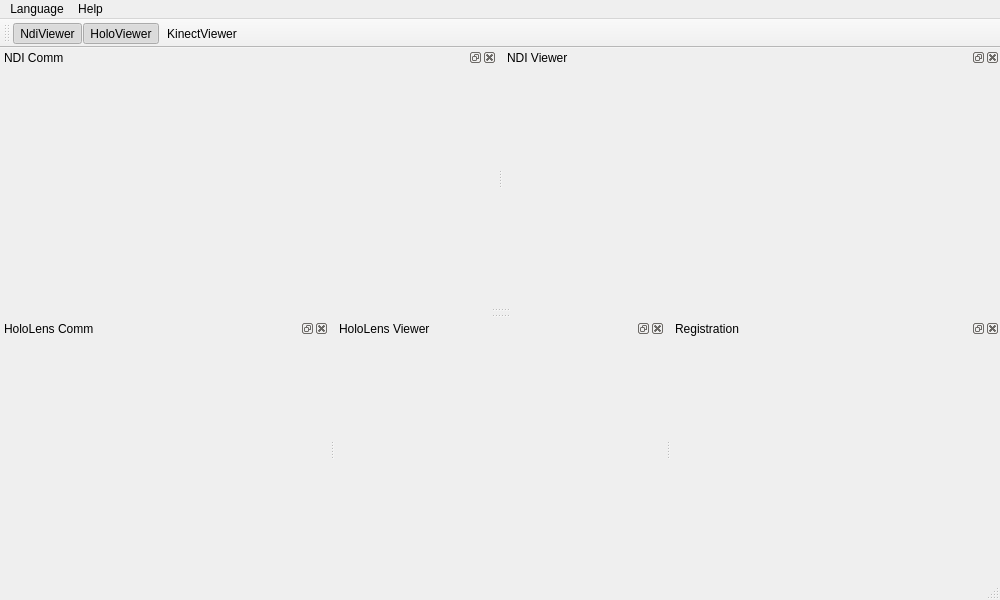
<?xml version="1.0" encoding="UTF-8"?>
<ui version="4.0">
 <class>MainWindow</class>
 <widget class="QMainWindow" name="MainWindow">
  <property name="geometry">
   <rect>
    <x>0</x>
    <y>0</y>
    <width>1000</width>
    <height>600</height>
   </rect>
  </property>
  <property name="windowTitle">
   <string>Motion Viewer</string>
  </property>
  <property name="windowIcon">
   <iconset resource="resources.qrc">
    <normaloff>:/icon/res/viewer.ico</normaloff>:/icon/res/viewer.ico</iconset>
  </property>
  <widget class="QWidget" name="centralWidget">
   <property name="maximumSize">
    <size>
     <width>0</width>
     <height>0</height>
    </size>
   </property>
  </widget>
  <widget class="QMenuBar" name="menuBar">
   <property name="geometry">
    <rect>
     <x>0</x>
     <y>0</y>
     <width>1000</width>
     <height>23</height>
    </rect>
   </property>
   <widget class="QMenu" name="menuLanguage">
    <property name="title">
     <string>Language</string>
    </property>
    <addaction name="actionEnglish"/>
    <addaction name="actionChinese"/>
   </widget>
   <widget class="QMenu" name="menuHelp">
    <property name="title">
     <string>Help</string>
    </property>
    <addaction name="actionAbout"/>
   </widget>
   <addaction name="menuLanguage"/>
   <addaction name="menuHelp"/>
  </widget>
  <widget class="QToolBar" name="mainToolBar">
   <attribute name="toolBarArea">
    <enum>TopToolBarArea</enum>
   </attribute>
   <attribute name="toolBarBreak">
    <bool>false</bool>
   </attribute>
   <addaction name="actionNdiViewer"/>
   <addaction name="actionHoloViewer"/>
   <addaction name="actionKinectViewer"/>
  </widget>
  <widget class="QStatusBar" name="statusBar"/>
  <widget class="QDockWidget" name="ndiCommDockWidget">
   <property name="sizePolicy">
    <sizepolicy hsizetype="Preferred" vsizetype="Preferred">
     <horstretch>0</horstretch>
     <verstretch>0</verstretch>
    </sizepolicy>
   </property>
   <property name="windowTitle">
    <string>NDI Comm</string>
   </property>
   <attribute name="dockWidgetArea">
    <number>4</number>
   </attribute>
   <widget class="QWidget" name="ndiDockWidgetContents"/>
  </widget>
  <widget class="QDockWidget" name="holoCommDockWidget">
   <property name="sizePolicy">
    <sizepolicy hsizetype="Preferred" vsizetype="Preferred">
     <horstretch>0</horstretch>
     <verstretch>0</verstretch>
    </sizepolicy>
   </property>
   <property name="windowTitle">
    <string>HoloLens Comm</string>
   </property>
   <attribute name="dockWidgetArea">
    <number>8</number>
   </attribute>
   <widget class="QWidget" name="holoDockWidgetContents"/>
  </widget>
  <widget class="QDockWidget" name="ndiViewerDockWidget">
   <property name="floating">
    <bool>false</bool>
   </property>
   <property name="windowTitle">
    <string>NDI Viewer</string>
   </property>
   <attribute name="dockWidgetArea">
    <number>4</number>
   </attribute>
   <widget class="QWidget" name="dockWidgetContents"/>
  </widget>
  <widget class="QDockWidget" name="holoViewerDockWidget">
   <property name="floating">
    <bool>false</bool>
   </property>
   <property name="windowTitle">
    <string>HoloLens Viewer</string>
   </property>
   <attribute name="dockWidgetArea">
    <number>8</number>
   </attribute>
   <widget class="QWidget" name="dockWidgetContents_2"/>
  </widget>
  <widget class="QDockWidget" name="regiDockWidget">
   <property name="windowTitle">
    <string>Registration</string>
   </property>
   <attribute name="dockWidgetArea">
    <number>8</number>
   </attribute>
   <widget class="QWidget" name="dockWidgetContents_3"/>
  </widget>
  <action name="actionChinese">
   <property name="icon">
    <iconset resource="resources.qrc">
     <normaloff>:/translations/res/chinese.png</normaloff>:/translations/res/chinese.png</iconset>
   </property>
   <property name="text">
    <string>Chinese</string>
   </property>
  </action>
  <action name="actionEnglish">
   <property name="icon">
    <iconset resource="resources.qrc">
     <normaloff>:/translations/res/english.png</normaloff>:/translations/res/english.png</iconset>
   </property>
   <property name="text">
    <string>English</string>
   </property>
  </action>
  <action name="actionAbout">
   <property name="text">
    <string>About</string>
   </property>
  </action>
  <action name="actionNdiViewer">
   <property name="checkable">
    <bool>true</bool>
   </property>
   <property name="checked">
    <bool>true</bool>
   </property>
   <property name="icon">
    <iconset resource="resources.qrc">
     <normaloff>:/icon/res/ndi.png</normaloff>:/icon/res/ndi.png</iconset>
   </property>
   <property name="text">
    <string>NdiViewer</string>
   </property>
   <property name="toolTip">
    <string>NDI Viewer</string>
   </property>
  </action>
  <action name="actionHoloViewer">
   <property name="checkable">
    <bool>true</bool>
   </property>
   <property name="checked">
    <bool>true</bool>
   </property>
   <property name="icon">
    <iconset resource="resources.qrc">
     <normaloff>:/icon/res/vr.ico</normaloff>:/icon/res/vr.ico</iconset>
   </property>
   <property name="text">
    <string>HoloViewer</string>
   </property>
   <property name="toolTip">
    <string>HoloLens Viewer</string>
   </property>
  </action>
  <action name="actionKinectViewer">
   <property name="checkable">
    <bool>true</bool>
   </property>
   <property name="icon">
    <iconset resource="resources.qrc">
     <normaloff>:/icon/res/kinect.ico</normaloff>:/icon/res/kinect.ico</iconset>
   </property>
   <property name="text">
    <string>KinectViewer</string>
   </property>
   <property name="toolTip">
    <string>Kinect Viewer</string>
   </property>
  </action>
 </widget>
 <layoutdefault spacing="6" margin="11"/>
 <resources>
  <include location="resources.qrc"/>
 </resources>
 <connections/>
</ui>
